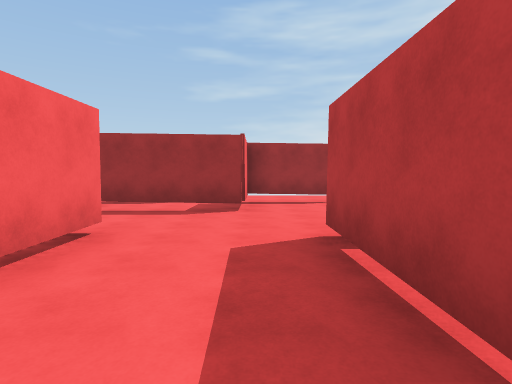
View 1 (above)

14 first-person views from a walk through a scene from a Unity 3-D project. The camera is 1.5 m above the floor, tilts 4° down and sees 80° across. The floor is counted in squares, 2.4 m on a side. Each view is taken from the middle of a square. On the plan, view 1 faces up. The plan holds only what a view shows up to about 9 squares ahead; the rest is blank. The place goes on beyond the plan. The player is left out. Surface patterns are stand-ins for the level's own textures.

View 2
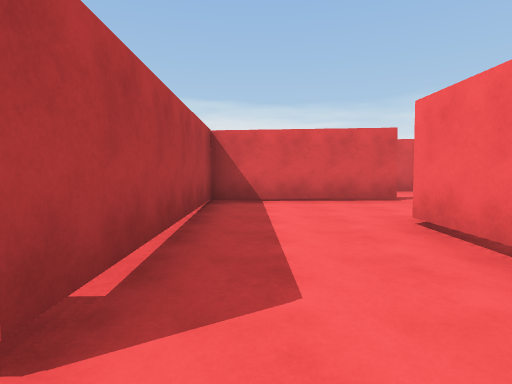

View 3
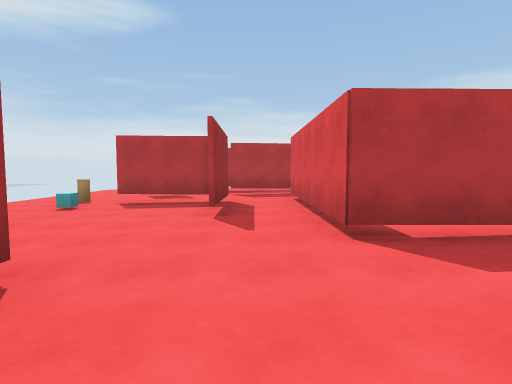

View 4
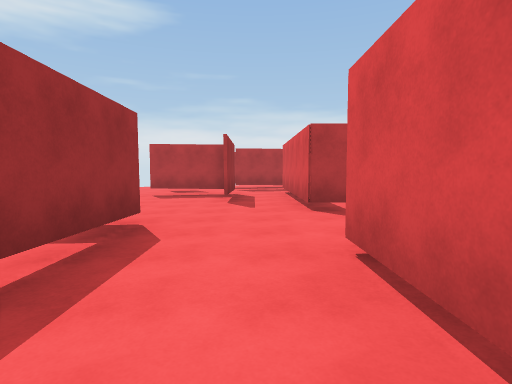

View 5
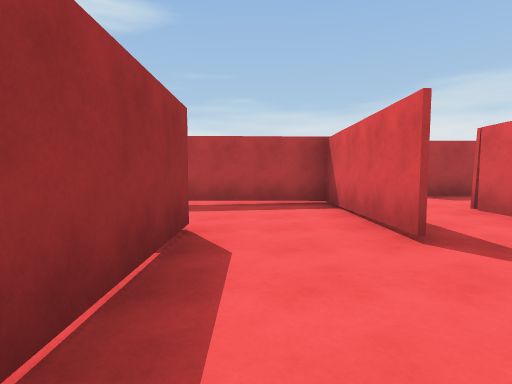

View 6
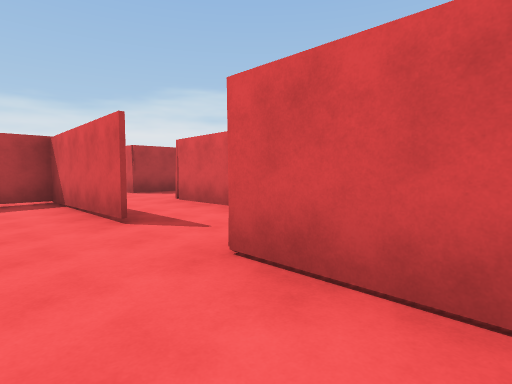

View 7
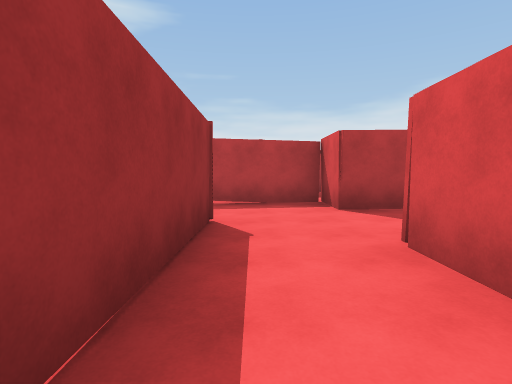

View 8
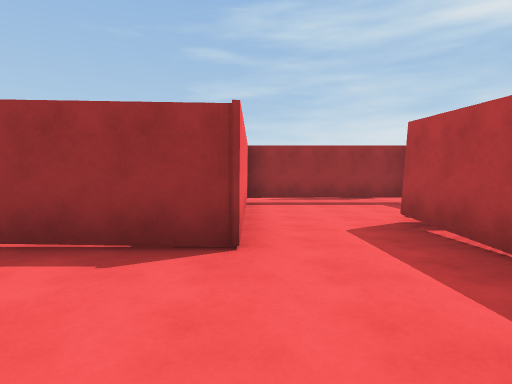

View 9
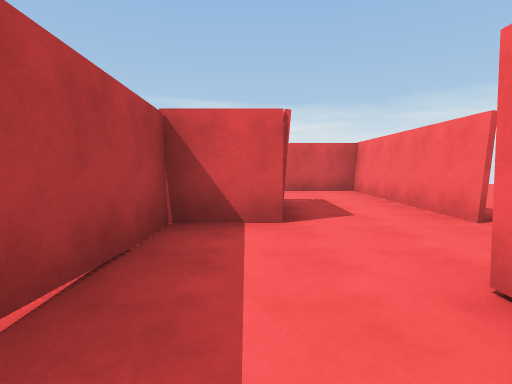

View 10
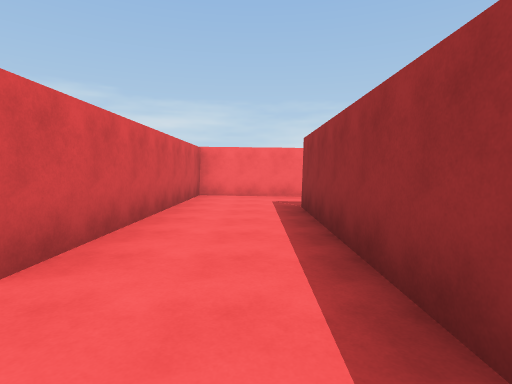

View 11
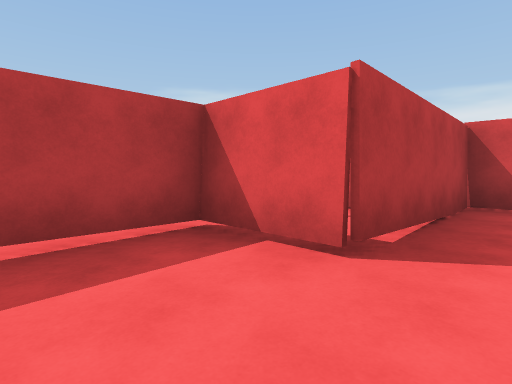

View 12
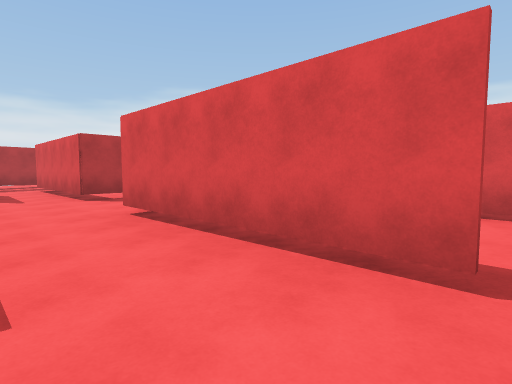

View 13
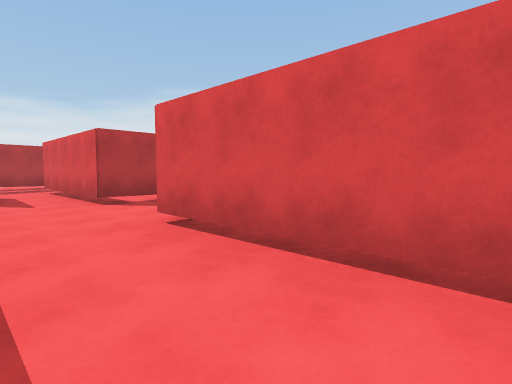

View 14
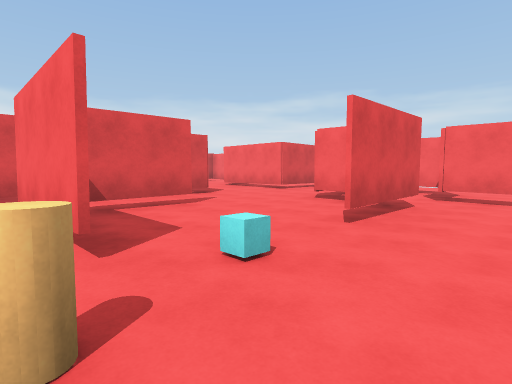

### Floor plan
Key: @ floor where view 1 was taken; # wall or solid block; . main floor; : floor 0.25 m higher than the main floor; - floor 0.25 m lower than the main floor; + floor 0.5 m higher than the main floor; T thing the floor can be seen under or through; O other object.
Columns run from 6 left of view 1 to 7 right of it. Each row starts with its distance up from view 1.
  9       -------
  8  ...#......O..
  7  ..##.##..#...
  6  ..#..#...#..
  5 ...####..##..
  4 ............#.
  3 :####:.TTTTT#.
  2 :   #::T:::##
  1 :####::#:::#
  0 ::::::@#:###
 -1 ###:####:#
 -2   #::::::##
 -3   #####:##
 -4      +#+#
 -5       #+#####
 -6       #+++++++
 -7       ######+

Where each view was taken, in squares from view 1:
view 1: 0 up, 0 right, facing up
view 2: 4 up, 0 right, facing down
view 3: 4 up, 2 left, facing right
view 4: 4 up, 4 left, facing right
view 5: 0 up, 5 left, facing right
view 6: 0 up, 6 left, facing down-right
view 7: 2 down, 3 left, facing right
view 8: 4 down, 1 right, facing up
view 9: 0 up, 2 right, facing down
view 10: 6 down, 7 right, facing left
view 11: 2 up, 2 right, facing down-right
view 12: 5 up, 6 left, facing down-right
view 13: 5 up, 5 left, facing down-right
view 14: 9 up, 5 right, facing down-left
